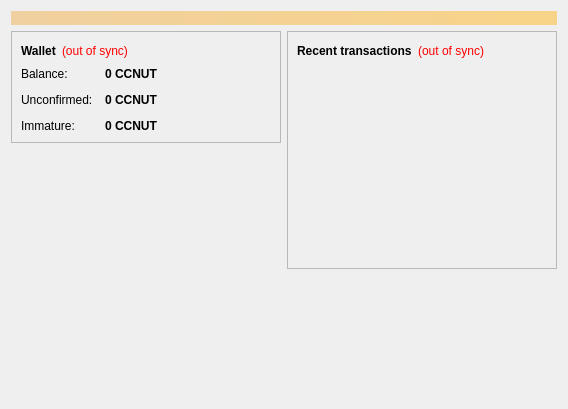
<?xml version="1.0" encoding="UTF-8"?>
<ui version="4.0">
 <class>OverviewPage</class>
 <widget class="QWidget" name="OverviewPage">
  <property name="geometry">
   <rect>
    <x>0</x>
    <y>0</y>
    <width>568</width>
    <height>409</height>
   </rect>
  </property>
  <property name="windowTitle">
   <string>Form</string>
  </property>
  <layout class="QVBoxLayout" name="topLayout">
   <item>
    <widget class="QLabel" name="labelAlerts">
     <property name="visible">
      <bool>false</bool>
     </property>
     <property name="styleSheet">
      <string notr="true">background-color: qlineargradient(x1: 0, y1: 0, x2: 1, y2: 0, stop:0 #F0D0A0, stop:1 #F8D488); color:#000000;</string>
     </property>
     <property name="wordWrap">
      <bool>true</bool>
     </property>
     <property name="margin">
      <number>3</number>
     </property>
    </widget>
   </item>
   <item>
    <layout class="QHBoxLayout" name="horizontalLayout" stretch="1,1">
     <item>
      <layout class="QVBoxLayout" name="verticalLayout_2">
       <item>
        <widget class="QFrame" name="frame">
         <property name="frameShape">
          <enum>QFrame::StyledPanel</enum>
         </property>
         <property name="frameShadow">
          <enum>QFrame::Raised</enum>
         </property>
         <layout class="QVBoxLayout" name="verticalLayout_4">
          <item>
           <layout class="QHBoxLayout" name="horizontalLayout_4">
            <item>
             <widget class="QLabel" name="label_5">
              <property name="font">
               <font>
                <weight>75</weight>
                <bold>true</bold>
               </font>
              </property>
              <property name="text">
               <string>Wallet</string>
              </property>
             </widget>
            </item>
            <item>
             <widget class="QLabel" name="labelWalletStatus">
              <property name="toolTip">
               <string>The displayed information may be out of date. Your wallet automatically synchronizes with the CoconutCoin network after a connection is established, but this process has not completed yet.</string>
              </property>
              <property name="styleSheet">
               <string notr="true">QLabel { color: red; }</string>
              </property>
              <property name="text">
               <string notr="true">(out of sync)</string>
              </property>
              <property name="alignment">
               <set>Qt::AlignLeading|Qt::AlignLeft|Qt::AlignVCenter</set>
              </property>
             </widget>
            </item>
            <item>
             <spacer name="horizontalSpacer_2">
              <property name="orientation">
               <enum>Qt::Horizontal</enum>
              </property>
              <property name="sizeHint" stdset="0">
               <size>
                <width>40</width>
                <height>20</height>
               </size>
              </property>
             </spacer>
            </item>
           </layout>
          </item>
          <item>
           <layout class="QFormLayout" name="formLayout_2">
            <property name="fieldGrowthPolicy">
             <enum>QFormLayout::AllNonFixedFieldsGrow</enum>
            </property>
            <property name="horizontalSpacing">
             <number>12</number>
            </property>
            <property name="verticalSpacing">
             <number>12</number>
            </property>
            <item row="0" column="0">
             <widget class="QLabel" name="label">
              <property name="text">
               <string>Balance:</string>
              </property>
             </widget>
            </item>
            <item row="0" column="1">
             <widget class="QLabel" name="labelBalance">
              <property name="font">
               <font>
                <weight>75</weight>
                <bold>true</bold>
               </font>
              </property>
              <property name="cursor">
               <cursorShape>IBeamCursor</cursorShape>
              </property>
              <property name="toolTip">
               <string>Your current balance</string>
              </property>
              <property name="text">
               <string notr="true">0 CCNUT</string>
              </property>
              <property name="textInteractionFlags">
               <set>Qt::LinksAccessibleByMouse|Qt::TextSelectableByKeyboard|Qt::TextSelectableByMouse</set>
              </property>
             </widget>
            </item>
            <item row="1" column="0">
             <widget class="QLabel" name="label_3">
              <property name="text">
               <string>Unconfirmed:</string>
              </property>
             </widget>
            </item>
            <item row="1" column="1">
             <widget class="QLabel" name="labelUnconfirmed">
              <property name="font">
               <font>
                <weight>75</weight>
                <bold>true</bold>
               </font>
              </property>
              <property name="cursor">
               <cursorShape>IBeamCursor</cursorShape>
              </property>
              <property name="toolTip">
               <string>Total of transactions that have yet to be confirmed, and do not yet count toward the current balance</string>
              </property>
              <property name="text">
               <string notr="true">0 CCNUT</string>
              </property>
              <property name="textInteractionFlags">
               <set>Qt::LinksAccessibleByMouse|Qt::TextSelectableByKeyboard|Qt::TextSelectableByMouse</set>
              </property>
             </widget>
            </item>
            <item row="2" column="0">
             <widget class="QLabel" name="labelImmatureText">
              <property name="text">
               <string>Immature:</string>
              </property>
             </widget>
            </item>
            <item row="2" column="1">
             <widget class="QLabel" name="labelImmature">
              <property name="font">
               <font>
                <weight>75</weight>
                <bold>true</bold>
               </font>
              </property>
              <property name="toolTip">
               <string>Mined balance that has not yet matured</string>
              </property>
              <property name="text">
               <string notr="true">0 CCNUT</string>
              </property>
              <property name="textInteractionFlags">
               <set>Qt::LinksAccessibleByMouse|Qt::TextSelectableByKeyboard|Qt::TextSelectableByMouse</set>
              </property>
             </widget>
            </item>
           </layout>
          </item>
         </layout>
        </widget>
       </item>
       <item>
        <spacer name="verticalSpacer_3">
         <property name="orientation">
          <enum>Qt::Vertical</enum>
         </property>
         <property name="sizeHint" stdset="0">
          <size>
           <width>20</width>
           <height>40</height>
          </size>
         </property>
        </spacer>
       </item>
       <item>
        <widget class="QLabel" name="Wallet_logo">
         <property name="text">
          <string/>
         </property>
         <property name="pixmap">
          <pixmap resource="../bitcoin.qrc">:/images/wallet_logo</pixmap>
         </property>
         <property name="alignment">
          <set>Qt::AlignCenter</set>
         </property>
        </widget>
       </item>
       <item>
        <spacer name="verticalSpacer">
         <property name="orientation">
          <enum>Qt::Vertical</enum>
         </property>
         <property name="sizeHint" stdset="0">
          <size>
           <width>20</width>
           <height>40</height>
          </size>
         </property>
        </spacer>
       </item>
      </layout>
     </item>
     <item>
      <layout class="QVBoxLayout" name="verticalLayout_3">
       <item>
        <widget class="QFrame" name="frame_2">
         <property name="frameShape">
          <enum>QFrame::StyledPanel</enum>
         </property>
         <property name="frameShadow">
          <enum>QFrame::Raised</enum>
         </property>
         <layout class="QVBoxLayout" name="verticalLayout">
          <item>
           <layout class="QHBoxLayout" name="horizontalLayout_2">
            <item>
             <widget class="QLabel" name="label_4">
              <property name="text">
               <string>&lt;b&gt;Recent transactions&lt;/b&gt;</string>
              </property>
             </widget>
            </item>
            <item>
             <widget class="QLabel" name="labelTransactionsStatus">
              <property name="toolTip">
               <string>The displayed information may be out of date. Your wallet automatically synchronizes with the CoconutCoin network after a connection is established, but this process has not completed yet.</string>
              </property>
              <property name="styleSheet">
               <string notr="true">QLabel { color: red; }</string>
              </property>
              <property name="text">
               <string notr="true">(out of sync)</string>
              </property>
              <property name="alignment">
               <set>Qt::AlignRight|Qt::AlignTrailing|Qt::AlignVCenter</set>
              </property>
             </widget>
            </item>
            <item>
             <spacer name="horizontalSpacer">
              <property name="orientation">
               <enum>Qt::Horizontal</enum>
              </property>
              <property name="sizeHint" stdset="0">
               <size>
                <width>40</width>
                <height>20</height>
               </size>
              </property>
             </spacer>
            </item>
           </layout>
          </item>
          <item>
           <widget class="QListView" name="listTransactions">
            <property name="styleSheet">
             <string notr="true">QListView { background: transparent; }</string>
            </property>
            <property name="frameShape">
             <enum>QFrame::NoFrame</enum>
            </property>
            <property name="verticalScrollBarPolicy">
             <enum>Qt::ScrollBarAlwaysOff</enum>
            </property>
            <property name="horizontalScrollBarPolicy">
             <enum>Qt::ScrollBarAlwaysOff</enum>
            </property>
            <property name="selectionMode">
             <enum>QAbstractItemView::NoSelection</enum>
            </property>
           </widget>
          </item>
         </layout>
        </widget>
       </item>
       <item>
        <spacer name="verticalSpacer_2">
         <property name="orientation">
          <enum>Qt::Vertical</enum>
         </property>
         <property name="sizeHint" stdset="0">
          <size>
           <width>20</width>
           <height>40</height>
          </size>
         </property>
        </spacer>
       </item>
      </layout>
     </item>
    </layout>
   </item>
  </layout>
 </widget>
 <resources>
  <include location="../bitcoin.qrc"/>
 </resources>
 <connections/>
</ui>
